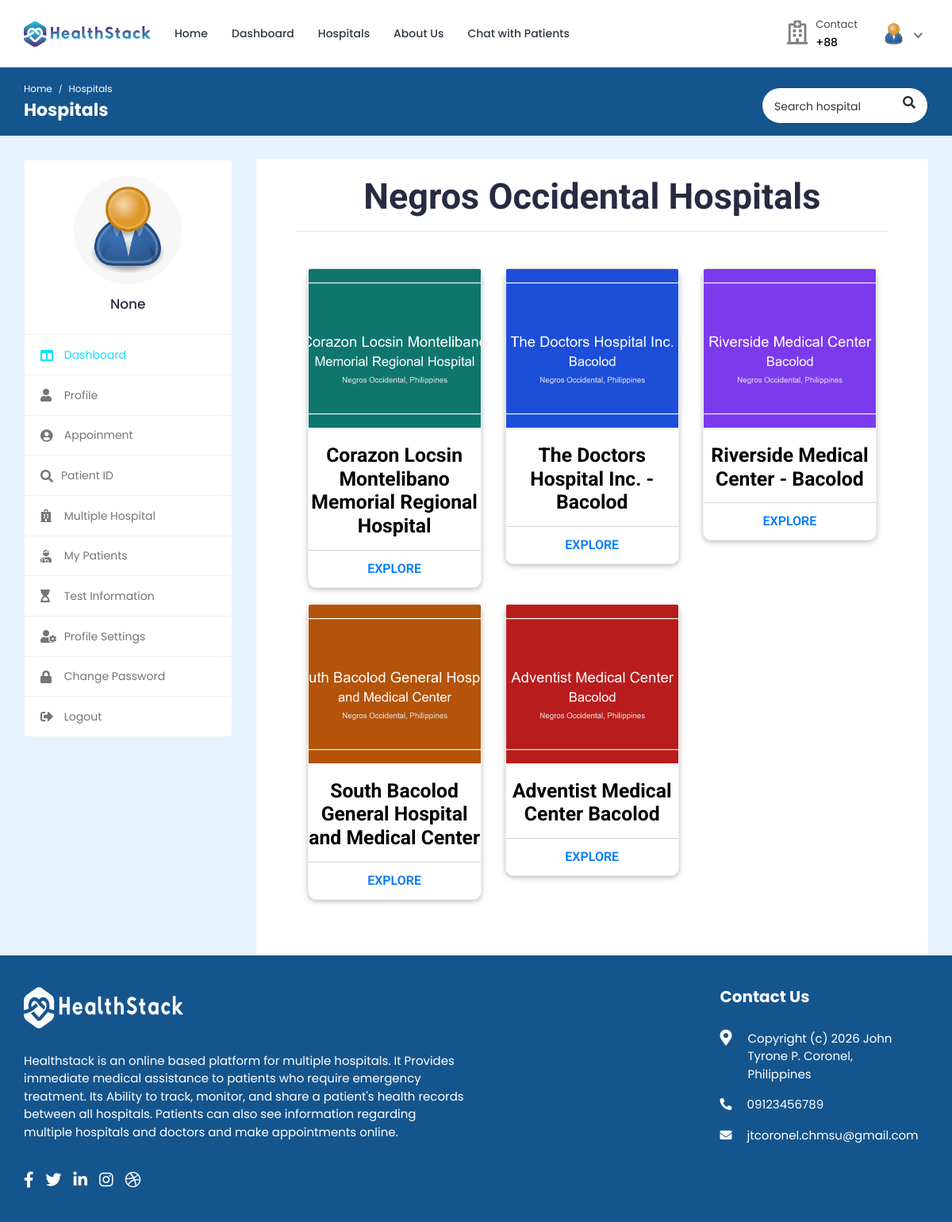
Page /multiple-hospital/ (signed in) on the committed database.
### doctor/models.py (models this page shows, shortened)
class Doctor_Information(models.Model):
    DOCTOR_TYPE = (
        ('Cardiologists', 'Cardiologists'),
        ('Neurologists', 'Neurologists'),
        ('Pediatricians', 'Pediatricians'),
        ('Physiatrists', 'Physiatrists'),
        ('Dermatologists', 'Dermatologists'),
    )
    doctor_id = models.AutoField(primary_key=True)
    user = models.OneToOneField(User, on_delete=models.CASCADE, null=True, blank=True, related_name='profile')
    name = models.CharField(max_length=200, null=True, blank=True)
    username = models.CharField(max_length=200, null=True, blank=True)
    gender = models.CharField(max_length=200, null=True, blank=True)
    description = models.TextField(max_length=1000, null=True, blank=True)
    department = models.CharField(max_length=200, choices=DOCTOR_TYPE, null=True, blank=True)
    department_name = models.ForeignKey(hospital_department, on_delete=models.SET_NULL, null=True, blank=True)
    specialization = models.ForeignKey(specialization, on_delete=models.SET_NULL, null=True, blank=True)
    featured_image = models.ImageField(upload_to='doctors/', default='doctors/user-default.png', null=True, blank=True)
    certificate_image = models.ImageField(upload_to='doctors_certificate/', default='doctors_certificate/default.png', null=True, blank=True)
    email = models.EmailField(max_length=200, null=True, blank=True)
    phone_number = models.CharField(max_length=200, null=True, blank=True)
    nid = models.CharField(max_length=200, null=True, blank=True)
    visiting_hour = models.CharField(max_length=200, null=True, blank=True)
    consultation_fee = models.IntegerField(null=True, blank=True)
    report_fee = models.IntegerField(null=True, blank=True)
    dob = models.CharField(max_length=200, null=True, blank=True)
    institute = models.CharField(max_length=200, null=True, blank=True)
    degree = models.CharField(max_length=200, null=True, blank=True)
    completion_year = models.CharField(max_length=200, null=True, blank=True)
    work_place = models.CharField(max_length=200, null=True, blank=True)
    designation = models.CharField(max_length=200, null=True, blank=True)
    start_year = models.CharField(max_length=200, null=True, blank=True)
    end_year = models.CharField(max_length=200, null=True, blank=True)
    register_status =  models.CharField(max_length=200, null=True, blank=True)
    hospital_name = models.ForeignKey(Hospital_Information, on_delete=models.SET_NULL, null=True, blank=True)

### hospital/models.py (models this page shows, shortened)
class Hospital_Information(models.Model):
    HOSPITAL_TYPE = (
        ('private', 'Private hospital'),
        ('public', 'Public hospital'),
    )
    hospital_id = models.AutoField(primary_key=True)
    name = models.CharField(max_length=200, null=True, blank=True)
    address = models.CharField(max_length=200, null=True, blank=True)
    featured_image = models.ImageField(upload_to='hospitals/', default='hospitals/default.png', null=True, blank=True)
    description = models.TextField(null=True, blank=True)
    email = models.EmailField(max_length=200, null=True, blank=True)
    phone_number = models.IntegerField(null=True, blank=True)
    hospital_type = models.CharField(max_length=200, choices=HOSPITAL_TYPE)
    general_bed_no = models.IntegerField(null=True, blank=True)
    available_icu_no = models.IntegerField(null=True, blank=True)
    regular_cabin_no = models.IntegerField(null=True, blank=True)
    emergency_cabin_no = models.IntegerField(null=True, blank=True)
    vip_cabin_no = models.IntegerField(null=True, blank=True)

### hospital/views.py (the view)
# urls.py: path('multiple-hospital/', views.multiple_hospital, name='multiple-hospital'),
@csrf_exempt
@login_required(login_url="login")
def multiple_hospital(request):
    if request.user.is_authenticated:
        if request.user.is_patient:
            patient = Patient.objects.get(user=request.user)
            doctors = Doctor_Information.objects.all()
            hospitals = Hospital_Information.objects.all()
            hospitals, search_query = searchHospitals(request)
            custom_range, hospitals = paginateHospitals(request, hospitals, 3)
            context = {'patient': patient, 'doctors': doctors, 'hospitals': hospitals, 'search_query': search_query, 'custom_range': custom_range}
            return render(request, 'multiple-hospital.html', context)
        elif request.user.is_doctor:
            doctor = Doctor_Information.objects.get(user=request.user)
            hospitals = Hospital_Information.objects.all()
            hospitals, search_query = searchHospitals(request)
            context = {'doctor': doctor, 'hospitals': hospitals, 'search_query': search_query}
            return render(request, 'multiple-hospital.html', context)
    else:
        logout(request)
        messages.error(request, 'Not Authorized')
        return render(request, 'patient-login.html')

### hospital/utils.py (called while the page is built)
def searchHospitals(request):
    search_query = ''
    if request.GET.get('search_query'):
        search_query = request.GET.get('search_query')
    hospitals = Hospital_Information.objects.distinct().filter(Q(name__icontains=search_query))
    return hospitals, search_query

### templates/multiple-hospital.html (shortened to what this page needs)
{% load static %}
<!DOCTYPE html>
<html lang="en">
<head>
	<link rel="stylesheet" href="{% static 'HealthStack-System/css/Normal/bootstrap.min.css' %}">
	<link rel="stylesheet" href="{% static 'HealthStack-System/plugins/Normal/fontawesome/css/fontawesome.min.css' %}">
	<link rel="stylesheet" href="{% static 'HealthStack-System/plugins/Normal/fontawesome/css/all.min.css' %}">
	<link rel="stylesheet" href="{% static 'HealthStack-System/css/Normal/style.css' %}">
	<link rel="stylesheet"href="{% static 'HealthStack-System/css/Normal/hospital.css' %}">
	<link rel="stylesheet"href="{% static 'HealthStack-System/css/Normal/search2.css' %}">
	</head>
	<body>
		<div class="main-wrapper">
			<header class="header">
				{% if user.is_authenticated and user.is_doctor %}
				{% include 'doctor-navbar.html' %}
				{% endif %}
			</header>
			<div class="breadcrumb-bar">
				<div class="container-fluid">
					<div class="row align-items-center">
						<div class="col-md-6 col-6">
							<nav aria-label="breadcrumb" class="page-breadcrumb">
								<ol class="breadcrumb">
									{% if user.is_authenticated and user.is_doctor %}
									<li class="breadcrumb-item"><a href="{% url 'doctor-dashboard' %}">Home</a></li>
									{% endif %}
									<li class="breadcrumb-item active" aria-current="page">Hospitals</li>
								</ol>
							</nav>
							<h2 class="breadcrumb-title">Hospitals</h2>
						</div>
						<div class="col-md-6 col-6 text-right">
							<div class="top-nav-search">
								<form action="{% url 'multiple-hospital' %}" method="GET">
									<input type="text" class="form-control" placeholder="Search hospital" name="search_query" value="{{search_query}}">
									<button class="btn" type="submit"><i class="fa fa-search"></i></button>
								</form>
							</div>
						</div>
					</div>
				</div>
			</div>
			<div class="content">
				<div class="container-fluid">
					<div class="row">
						<div class="col-md-5 col-lg-4 col-xl-3 theiaStickySidebar">
							<div>
								{% if user.is_authenticated and user.is_doctor %}
								{% include 'doctor-sidebar.html' %}
								{% endif %}
							</div>
						</div>
						<div class="col-md-7 col-lg-8 col-xl-9">
							<section class="wrapper" style="height: 0px;">
								<div class="container-fostrap" style="padding-top: 0px;">
									<h1 class="card-title" style="text-align: center;font-size: 45px;">Negros Occidental Hospitals</h1>
									<hr>
									<div class="content">
										<div class="container">
											<div class="row">
												{% for hospital in hospitals %}
												<div class="col-xs-12 col-sm-4">
													<div class="card">
														<a class="img-card" href="#">
														<img src="{{hospital.featured_image.url}}" />
													  </a>
														<div class="card-content">
															<h4 class="card-title">
																<a href="#"> {{hospital.name}}
															  </a>
															</h4>
														</div>
														<div class="card-read-more">
															<a href="{% url 'hospital-profile' pk=hospital.hospital_id %}" class="btn btn-link btn-block">
																Explore
															</a>
														</div>
													</div>
												</div>
												{% endfor %}
											</div>
										</div>
									</div>
								</div>
							</section>
						</div>
					</div>
				</div>
			</div>
			{% include 'footer.html' %}
		</div>
	</body>
</html>

### templates/doctor-navbar.html (shortened to what this page needs)
{% load static %}
<nav class="navbar navbar-expand-lg header-nav">
  <div class="navbar-header">
    <a href="{% url 'hospital_home'%}" class="navbar-brand logo">
      <img
        src="{% static 'HealthStack-System/images/Normal/logo.jpg' %}"
        class="img-fluid"
        alt="Logo"
      />
    </a>
  </div>
  <div class="main-menu-wrapper">
    <ul class="main-nav">
      <li>
        <a href="{% url 'hospital_home'%}">Home</a>
      </li>
      <li>
        <a href="{% url 'doctor-dashboard'%}">Dashboard</a>
      </li>
      <li><a href="{% url 'multiple-hospital' %}" style="text-decoration: none;">Hospitals</a></li>
      <li>
        <a href="{% url 'about-us'%}">About Us</a>
      </li>
      <li>
        <a href="{% url 'chat-home' pk=user.id %}">Chat with Patients</a>
      </li>
    </ul>
  </div>
  <ul class="nav header-navbar-rht">
    <li class="nav-item contact-item">
      <div class="header-contact-img">
        <i class="far fa-hospital"></i>
      </div>
      <div class="header-contact-detail">
        <p class="contact-header">Contact</p>
        <p class="contact-info-header">+88{{doctor.phone_number}}</p>
      </div>
    </li>
    <li class="nav-item dropdown has-arrow logged-item">
      <a href="#" class="dropdown-toggle nav-link" data-toggle="dropdown">
        <span class="user-img">
          <img
            class="rounded-circle"
            src="{{ doctor.featured_image.url }}"
            width="31"
            alt="Darren Elder"
          />
        </span>
      </a>
    </li>
  </ul>
</nav>

### templates/doctor-sidebar.html (shortened to what this page needs)
{% load static %}
<div class="profile-sidebar">
  <div class="widget-profile pro-widget-content">
    <div class="profile-info-widget">
      <a href="#" class="booking-doc-img">
        <img
          src="{{ doctor.featured_image.url }}"
          alt="User Image"
        />
      </a>
      <div class="profile-det-info">
        <h3>{{ doctor.name }}</h3>
      </div>
    </div>
  </div>
  <div class="dashboard-widget">
    <nav class="dashboard-menu sidebar">
      <ul>
        <li class="active">
          <a href="{% url 'doctor-dashboard' %}">
            <i class="fas fa-columns"></i>
            <span>Dashboard</span>
          </a>
        </li>
        <li>
        <a href="{% url 'doctor-profile' pk=doctor.doctor_id %}">
          <i class="fas fa-user"></i>
          <span>Profile</span>
        </a>
      </li>
        <li>
          <a href="{% url 'appointments'%}">
            <i class="fas fa-user-circle"></i>
            <span>Appoinment</span>
          </a>
        </li>
        <li class="nav-item has-submenu">
            <a href="#" class="nav-link"><i class="fas fa-search"></i><span>Patient ID</span></a>
        </li>
        <li>
          <a href="{% url 'multiple-hospital' %}">
            <i class="fas fa-hospital"></i>
            <span>Multiple Hospital</span>
          </a>
      </li>
        <li>
          <a href="{% url 'my-patients' %}">
            <i class="fas fa-user-injured"></i>
            <span>My Patients</span>
          </a>
        </li>
        <li>
          <a href="{% url 'doctor-test-list'%}" target="_blank">
            <i class="fas fa-hourglass-start"></i>
            <span>Test Information</span>
          </a>
        </li>
        <li>
          <a
            href="{% url 'doctor-profile-settings' %}"
          >
            <i class="fas fa-user-cog"></i>
            <span>Profile Settings</span>
          </a>
        </li>
        <li>
          <a href="{% url 'doctor-change-password' pk=user.id%}">
            <i class="fas fa-lock"></i>
            <span>Change Password</span>
          </a>
        </li>
        <li>
          <a href="{% url 'doctor-logout'%}">
            <i class="fas fa-sign-out-alt"></i>
            <span>Logout</span>
          </a>
        </li>
      </ul>
    </nav>
  </div>
</div>

### static/HealthStack-System/css/Normal/hospital.css (style rules this page uses)
.wrapper { display: table; height: 100%; width: 100%; }
.container-fostrap { -moz-box-sizing: border-box; box-sizing: border-box; height: 100%; width: 100%; background: #FFF; font-family: 'Roboto', sans-serif; font-weight: 400; display: table-cell; padding: 50px; text-align: center; vertical-align: middle; }
.card { display: block; margin-bottom: 20px; line-height: 1.42857143; background-color: #fff; border-radius: 10px; box-shadow: 0 2px 5px 0 rgba(0,0,0,0.16),0 2px 10px 0 rgba(0,0,0,0.12); transition: box-shadow .25s; }
.img-card { width: 100%; height:200px; border-top-left-radius:2px; border-top-right-radius:2px; display:block; overflow: hidden; }
.img-card img { width: 100%; height: 200px; object-fit:cover; transition: all .25s ease; }
.card-title { margin-top:0px; font-weight: 700; font-size: 1.65em; text-align: center; padding-top: 20px; }
.card-title a { color: #000; text-decoration: none !important; }
.card-read-more { border-top: 1px solid #D4D4D4; }
.card-read-more a { text-decoration: none !important; padding:10px; font-weight:600; text-transform: uppercase }

### static/HealthStack-System/css/Normal/search2.css (style rules this page uses)
.top-nav-search { float: right; margin-left: 15px; }
.top-nav-search form { margin-top: 10px; position: relative; width: 210px; }
.top-nav-search .form-control { border-color: rgba(0, 0, 0, 0.1); border-radius: 50px; color: #333; height: 40px; padding: 10px 50px 10px 15px; }
.top-nav-search .btn { background-color: transparent; border-color: transparent; color: #333; min-height: 40px; padding: 7px 15px; position: absolute; right: 0; top: 0; }
.top-nav-search .form-control::placeholder { color: #333; }

### rows in the picture
Doctor_Information: featured_image (placeholder picture), name "None"
Hospital_Information: featured_image (picture), name "Corazon Locsin Montelibano Memorial Regional Hospital"
Hospital_Information: featured_image (picture), name "The Doctors Hospital Inc. - Bacolod"
Hospital_Information: featured_image (picture), name "Riverside Medical Center - Bacolod"
Hospital_Information: featured_image (picture), name "South Bacolod General Hospital and Medical Center"
Hospital_Information: featured_image (picture), name "Adventist Medical Center Bacolod"
